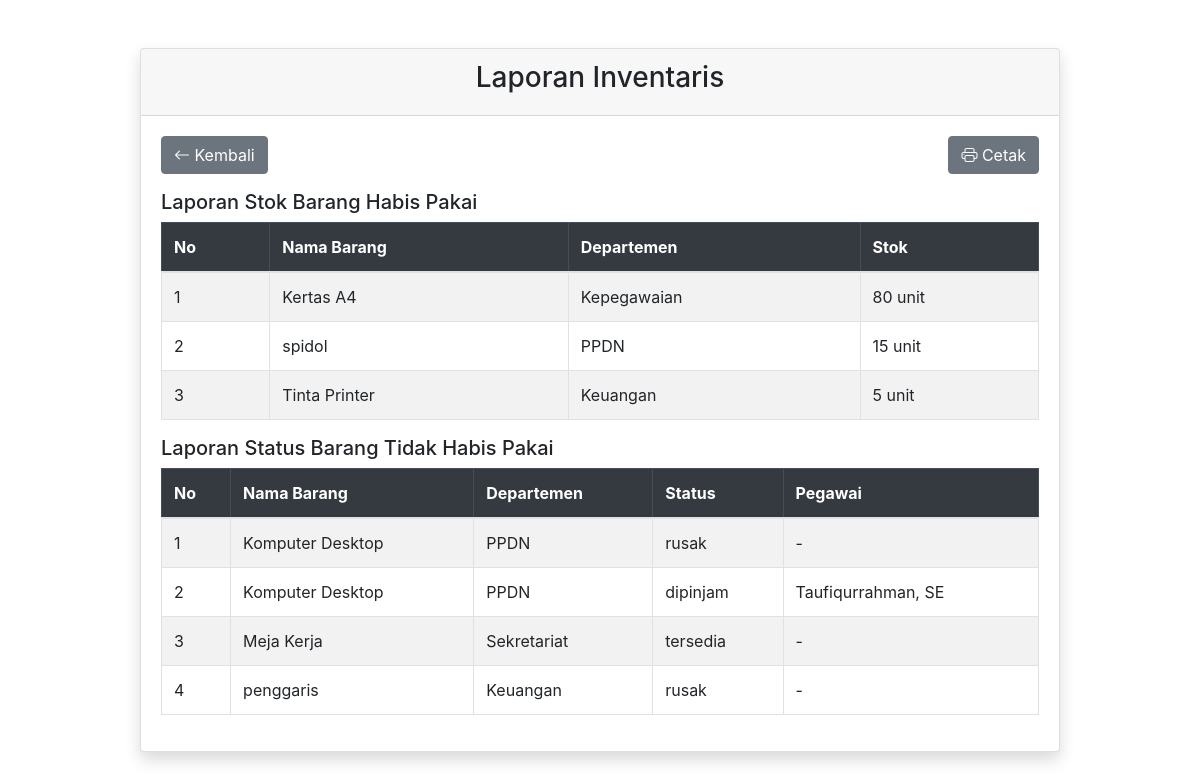
/laporan_inventaris.php (signed in), run on the app's committed database.
### tables this page shows
CREATE TABLE IF NOT EXISTS `tbl_barang` (
  `id_barang` int NOT NULL AUTO_INCREMENT,
  `nama_barang` varchar(100) NOT NULL,
  `jenis_barang` enum('habis_pakai','tidak_habis_pakai') NOT NULL,
  `deskripsi` text,
  `id_departemen` int NOT NULL,
  `created_at` date DEFAULT NULL,
  PRIMARY KEY (`id_barang`),
  KEY `id_departemen` (`id_departemen`),
  CONSTRAINT `tbl_barang_ibfk_1` FOREIGN KEY (`id_departemen`) REFERENCES `tbl_departemen` (`id_departemen`) ON DELETE RESTRICT
);

CREATE TABLE IF NOT EXISTS `tbl_departemen` (
  `id_departemen` int NOT NULL AUTO_INCREMENT,
  `nama_departemen` varchar(50) NOT NULL,
  `created_at` date DEFAULT NULL,
  PRIMARY KEY (`id_departemen`)
);

CREATE TABLE IF NOT EXISTS `tbl_status_barang` (
  `id_status` int NOT NULL AUTO_INCREMENT,
  `id_barang` int NOT NULL,
  `status` enum('tersedia','dipinjam','rusak') NOT NULL,
  `id_pegawai` int DEFAULT NULL,
  `keterangan` text,
  `created_at` date DEFAULT NULL,
  PRIMARY KEY (`id_status`),
  KEY `id_barang` (`id_barang`),
  KEY `id_pegawai` (`id_pegawai`),
  CONSTRAINT `tbl_status_barang_ibfk_1` FOREIGN KEY (`id_barang`) REFERENCES `tbl_barang` (`id_barang`) ON DELETE CASCADE,
  CONSTRAINT `tbl_status_barang_ibfk_2` FOREIGN KEY (`id_pegawai`) REFERENCES `tbl_pegawai` (`id_pegawai`) ON DELETE SET NULL
);

CREATE TABLE IF NOT EXISTS `tbl_pegawai` (
  `id_pegawai` int NOT NULL AUTO_INCREMENT,
  `nama` varchar(100) NOT NULL,
  `nip` varchar(20) NOT NULL,
  `jabatan` varchar(100) NOT NULL,
  `departemen` varchar(100) NOT NULL,
  `jenis_kelamin` enum('L','P') DEFAULT NULL,
  `created_at` date DEFAULT NULL,
  PRIMARY KEY (`id_pegawai`)
);

### laporan_inventaris.php (the view, shortened to what this page needs)
<?php
include "config/koneksi.php";
?>
<!doctype html>
<html lang="en">
<head>
    <link rel="stylesheet" href="assets/css/bootstrap.min.css">
    <link rel="stylesheet" href="https://cdn.jsdelivr.net/npm/bootstrap-icons@1.11.3/font/bootstrap-icons.min.css">
</head>
<body>
    <div class="container">
        <div class="row mt-5">
            <div class="col-lg-10 mx-auto">
                <div class="card shadow rounded">
                    <div class="card-header">
                        <h3 class="text-center">Laporan Inventaris</h3>
                    </div>
                    <div class="card-body">
                        <a href="inventaris.php" class="btn btn-secondary mb-3"><i class="bi bi-arrow-left"></i> Kembali</a>
                        <a href="cetak_laporan_inventaris.php" class="btn btn-secondary float-right"><i class="bi bi-printer"></i> Cetak</a>
                        <h5>Laporan Stok Barang Habis Pakai</h5>
                        <table class="table table-bordered table-striped">
                            <thead class="table-dark">
                                <tr>
                                    <th>No</th>
                                    <th>Nama Barang</th>
                                    <th>Departemen</th>
                                    <th>Stok</th>
                                </tr>
                            </thead>
                            <tbody>
                                <?php
                                $query = "
                                    SELECT b.nama_barang, d.nama_departemen,
                                        COALESCE(
                                            (SELECT SUM(CASE WHEN s.tipe_transaksi = 'masuk' THEN s.jumlah ELSE -s.jumlah END)
                                             FROM tbl_stok_barang s WHERE s.id_barang = b.id_barang),
                                             0
                                        ) as stok
                                    FROM tbl_barang b
                                    JOIN tbl_departemen d ON b.id_departemen = d.id_departemen
                                    WHERE b.jenis_barang = 'habis_pakai'
                                    ORDER BY b.nama_barang";
                                $result = mysqli_query($koneksi, $query);
                                $no = 1;
                                while ($row = mysqli_fetch_array($result)) {
                                    ?>
                                    <tr>
                                        <td><?php echo $no++; ?></td>
                                        <td><?php echo htmlspecialchars($row['nama_barang']); ?></td>
                                        <td><?php echo htmlspecialchars($row['nama_departemen']); ?></td>
                                        <td><?php echo $row['stok']; ?> unit</td>
                                    </tr>
                                    <?php
                                }
                                ?>
                            </tbody>
                        </table>
                        <h5>Laporan Status Barang Tidak Habis Pakai</h5>
                        <table class="table table-bordered table-striped">
                            <thead class="table-dark">
                                <tr>
                                    <th>No</th>
                                    <th>Nama Barang</th>
                                    <th>Departemen</th>
                                    <th>Status</th>
                                    <th>Pegawai</th>
                                </tr>
                            </thead>
                            <tbody>
                                <?php
                                $query = "
                                    SELECT b.nama_barang, d.nama_departemen, s.status, p.nama as nama_pegawai
                                    FROM tbl_barang b
                                    JOIN tbl_departemen d ON b.id_departemen = d.id_departemen
                                    LEFT JOIN tbl_status_barang s ON b.id_barang = s.id_barang
                                    LEFT JOIN tbl_pegawai p ON s.id_pegawai = p.id_pegawai
                                    WHERE b.jenis_barang = 'tidak_habis_pakai'
                                    ORDER BY b.nama_barang";
                                $result = mysqli_query($koneksi, $query);
                                $no = 1;
                                while ($row = mysqli_fetch_array($result)) {
                                    ?>
                                    <tr>
                                        <td><?php echo $no++; ?></td>
                                        <td><?php echo htmlspecialchars($row['nama_barang']); ?></td>
                                        <td><?php echo htmlspecialchars($row['nama_departemen']); ?></td>
                                        <td><?php echo htmlspecialchars($row['status'] ?? 'Tersedia'); ?></td>
                                        <td><?php echo htmlspecialchars($row['nama_pegawai'] ?? '-'); ?></td>
                                    </tr>
                                    <?php
                                }
                                ?>
                            </tbody>
                        </table>
                    </div>
                </div>
            </div>
        </div>
    </div>
</body>
</html>

### data on the page
tbl_barang: nama_barang "Komputer Desktop", id_departemen.nama_departemen "PPDN", tbl_status_barang.status "rusak", nama_pegawai "-", tbl_status_barang.status "dipinjam", tbl_pegawai.nama "Taufiqurrahman, SE"
tbl_barang: nama_barang "Meja Kerja", id_departemen.nama_departemen "Sekretariat", tbl_status_barang.status "tersedia", nama_pegawai "-"
tbl_barang: nama_barang "penggaris", id_departemen.nama_departemen "Keuangan", tbl_status_barang.status "rusak", nama_pegawai "-"

### other printed values
$row['nama_barang'] "Kertas A4"
$row['nama_departemen'] "Kepegawaian"
$row['stok'] "80"
$row['nama_barang'] "spidol"
$row['nama_departemen'] "PPDN"
$row['stok'] "15"
$row['nama_barang'] "Tinta Printer"
$row['nama_departemen'] "Keuangan"
$row['stok'] "5"
